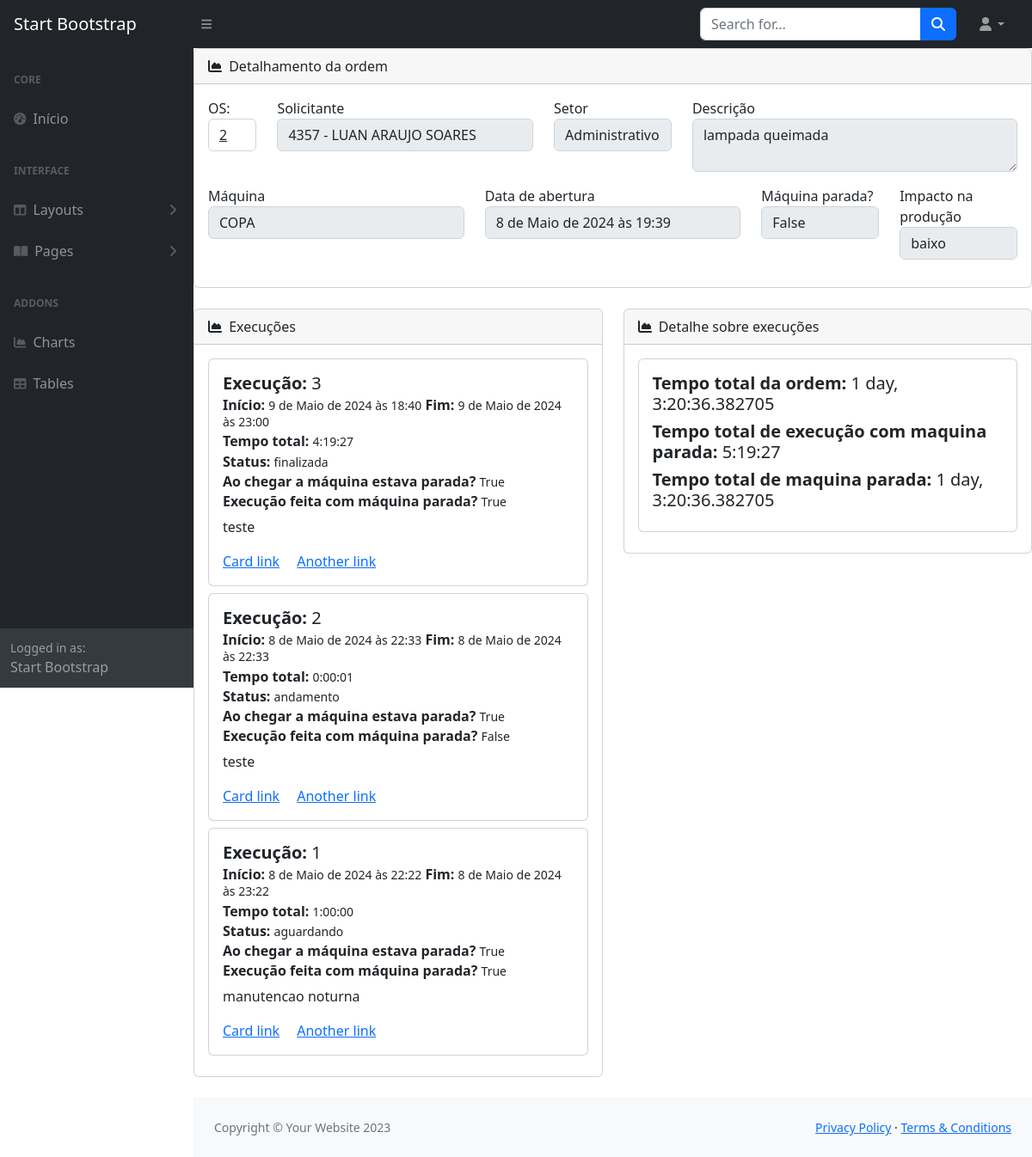
The app's page /home/show-ordem/2 with its own data.
### abertura_ordem/models.py (models this page shows)
class Ordens(models.Model):
    OPCAO_IMPACTO_PRODUCAO = (
        ('alto', 'Alto'),
        ('baixo', 'Baixo'),
        ('medio', 'Médio'),
    )
    solicitante = models.ForeignKey(Solicitantes, related_name='ordens_solicitantes', on_delete=models.DO_NOTHING)
    setor = models.ForeignKey(Setor, related_name='ordens_setor' ,on_delete=models.DO_NOTHING)
    maquina = models.ForeignKey(Maquina, related_name='ordens_maquina' ,on_delete=models.DO_NOTHING)
    local_maquina = models.CharField(max_length=200, null=True)
    setor_maquina_solda = models.ForeignKey(MaquinaSolda, related_name='ordens_maquina_solda', on_delete=models.DO_NOTHING, null=True)
    descricao = models.CharField(max_length=200)
    impacto_producao = models.CharField(max_length=20, choices=OPCAO_IMPACTO_PRODUCAO)
    maquina_parada = models.BooleanField(default=False)
    data_hora_abertura = models.DateTimeField(auto_now_add=True)
    foto = models.ImageField(upload_to='photo/', null=True)
    video = models.ImageField(upload_to='video/', null=True)

class Solicitantes(models.Model):
    nome = models.CharField(max_length=100)
    matricula = models.CharField(max_length=200)
    setor = models.ForeignKey(Setor, related_name='solicitante_setor', on_delete=models.DO_NOTHING)
    ativo = models.BooleanField(default=True)
    def __str__(self):
        return f'{self.matricula} - {self.nome}'

class Setor(models.Model):
    nome = models.CharField(max_length=100)
    def __str__(self):
        return self.nome

class Maquina(models.Model):
    nome = models.CharField(max_length=100)
    codigo = models.CharField(primary_key=True, max_length=200)
    tombamento = models.CharField(max_length=200)
    apelido = models.CharField(max_length=200)
    descricao = models.CharField(max_length=200)
    setor = models.ForeignKey(Setor, related_name='maquina_setor', on_delete=models.DO_NOTHING)
    setor_maquina_solda = models.ForeignKey(MaquinaSolda, related_name='maquina_setor_solda', on_delete=models.DO_NOTHING, blank=True, null=True)
    def __str__(self):
        return self.nome

### gerenciador_ordens/models.py (models this page shows, shortened)
class Execucao(models.Model):
    TIPO_STATUS = (
        ('execucao', 'Em execução'),
        ('andamento', 'Em andamento'),
        ('finalizada', 'Finalizada'),
        ('aguardando', 'Aguardando material'),
    )
    id_ordem = models.ForeignKey(Ordens, related_name='execucao_id_ordem', on_delete=models.DO_NOTHING)
    n_execucao = models.IntegerField(blank=True, null=True)
    tipo_manutencao = models.ForeignKey(TipoManutencao, related_name='execucao_tipo_manutencao',on_delete=models.DO_NOTHING)
    area_manutencao = models.ForeignKey(AreaManutencao, related_name='execucao_area_manutencao',on_delete=models.DO_NOTHING)
    data_hora_inicio = models.DateTimeField()
    data_hora_fim = models.DateTimeField()
    operadores = models.ManyToManyField(Operador, related_name='execucao_operador')
    obs_manutencao = models.CharField(max_length=200, blank=True, null=True)
    status = models.CharField(max_length=20, choices=TIPO_STATUS)
    maquina_parada = models.BooleanField(default=False) #ao chegar a máquina estava parada?
    exec_maq_parada = models.BooleanField(default=False) #execução feita com máquina parada?
    class Meta:
        unique_together = ('id_ordem', 'n_execucao')

### gerenciador_ordens/views.py (the view)
# urls.py: path('show-ordem/<int:pk>', views.ordem_detalhe, name='detalhe-ordem'),
def ordem_detalhe(request, pk):
    ordem = get_object_or_404(Ordens, pk=pk)
    execucoes = Execucao.objects.filter(id_ordem_id=pk).order_by('-n_execucao')
    ultima_execucao = Execucao.objects.filter(id_ordem_id=pk).last()
    primeira_execucao = Execucao.objects.filter(id_ordem_id=pk).first()
    for execucao in execucoes:
        execucao.tempo_total = execucao.data_hora_fim - execucao.data_hora_inicio
    data_abertura_ordem = ordem.data_hora_abertura
    if ultima_execucao.status == 'finalizada':
        data_ultima_execucao = ultima_execucao.data_hora_fim
        tempo_total_ordem_aberta =  data_ultima_execucao - data_abertura_ordem
    else:
        tempo_total_ordem_aberta = timezone.now() - data_abertura_ordem
    tempo_total_exec_maq_parada = (
        Execucao.objects
        .filter(id_ordem_id=pk, exec_maq_parada=1)
        .annotate(diferenca_tempo=ExpressionWrapper(
            F('data_hora_fim') - F('data_hora_inicio'),
            output_field=DurationField()
        ))
        .aggregate(tempo_total=Sum('diferenca_tempo'))
    )
    if primeira_execucao.maquina_parada:
        tempo_total_maq_parada = ultima_execucao.data_hora_fim - data_abertura_ordem
    else:
        tempo_total_maq_parada = '00:00:00'
    return render(request, 'ordens/detail_ordem.html', {
        'ordem': ordem,
        'execucoes': execucoes,
        'ultima_execucao': ultima_execucao,
        'tempo_total_ordem_aberta': tempo_total_ordem_aberta,
        'tempo_total_exec_maq_parada': tempo_total_exec_maq_parada,
        'tempo_total_maq_parada': tempo_total_maq_parada
    })

### gerenciador_ordens/templates/ordens/detail_ordem.html (shortened to what this page needs)
{% extends 'core/base.html' %}
{% block content %}
<div class="row">
    <div class="col-xl-12">
        <div class="card mb-4">
            <div class="card-header">
                <div class="row align-items-center">
                    <div class="col">
                        <i class="fas fa-chart-area me-1"></i>
                        Detalhamento da ordem
                    </div>
                </div>
            </div>
            <div class="card-body">
                <div class="row mb-3">
                    <div class="col-sm-1">
                        <label for="solicitanteOrdem">OS:</label>
                        <a class="form-control" href="{% url 'executar-ordem' ordem.id %}">{{ordem.id}}</a>
                    </div>
                    <div class="col-sm-4">
                        <label for="solicitanteOrdem">Solicitante</label>
                        <input id="solicitanteOrdem" class="form-control" type="text" value="{{ ordem.solicitante }}" disabled>
                    </div>
                    <div class="col-sm-2">
                        <label for="solicitanteOrdem">Setor</label>
                        <input id="solicitanteOrdem" class="form-control" type="text" value="{{ ordem.setor }}" disabled>
                    </div>
                    <div class="col-sm-5">
                        <label for="solicitanteOrdem">Descrição</label>
                        <textarea class="form-control" name="solicitanteOrdem" id="solicitanteOrdem" disabled>{{ ordem.descricao }}</textarea>
                    </div>
                </div>
                <div class="row mb-3">
                    <div class="col-sm-4">
                        <label for="solicitanteOrdem">Máquina</label>
                        <input id="solicitanteOrdem" class="form-control" type="text" value="{{ ordem.maquina }}" disabled>
                    </div>
                    <div class="col-sm-4">
                        <label for="solicitanteOrdem">Data de abertura</label>
                        <input id="solicitanteOrdem" class="form-control" type="text" value="{{ ordem.data_hora_abertura }}" disabled>
                    </div>
                    <div class="col-sm-2">
                        <label for="solicitanteOrdem">Máquina parada?</label>
                        <input id="solicitanteOrdem" class="form-control" type="text" value="{{ ordem.maquina_parada }}" disabled>
                    </div>
                    <div class="col-sm-2">
                        <label for="solicitanteOrdem">Impacto na produção</label>
                        <input id="solicitanteOrdem" class="form-control" type="text" value="{{ ordem.impacto_producao }}" disabled>
                    </div>
                </div>
            </div>
        </div>
    </div>
</div>
<div class="row">
    <div class="col-xl-6">
        <div class="card mb-4">
            <div class="card-header">
                <div class="row align-items-center">
                    <div class="col">
                        <i class="fas fa-chart-area me-1"></i>
                        Execuções
                    </div>
                </div>
            </div>
            <div class="card-body">
                {% for ex in execucoes %}
                    <div class="card mb-2">
                        <div class="card-body">
                            <h5 class="card-title"><strong>Execução:</strong> {{ex.n_execucao}}</h5>
                            <h6 class="card-subtitle mb-2 text-body-secondary"><strong>Início:</strong> <small>{{ex.data_hora_inicio}}</small> <strong>Fim:</strong> <small>{{ex.data_hora_fim}}</small></h6>
                            <h6 class="card-subtitle mb-2 text-body-secondary"><strong>Tempo total:</strong> <small>{{ex.tempo_total}}</small></h6>
                            <h6 class="card-subtitle mb-2 text-body-secondary"><strong>Status:</strong> <small>{{ex.status}}</small></h6>
                            <h6 class="card-subtitle mb-2 text-body-secondary"><strong>Ao chegar a máquina estava parada?</strong> <small>{{ex.maquina_parada}}</small></h6>
                            <h6 class="card-subtitle mb-2 text-body-secondary"><strong>Execução feita com máquina parada?</strong> <small>{{ex.exec_maq_parada}}</small></h6>
                            <p class="card-text">{{ex.obs_manutencao}}</p>
                            <a href="#" class="card-link">Card link</a>
                            <a href="#" class="card-link">Another link</a>
                        </div>
                    </div>
                {% endfor %}
            </div>
        </div>
    </div>
    <div class="col-xl-6">
        <div class="card mb-4">
            <div class="card-header">
                <div class="row align-items-center">
                    <div class="col">
                        <i class="fas fa-chart-area me-1"></i>
                        Detalhe sobre execuções
                    </div>
                </div>
            </div>
            <div class="card-body">
                <div class="card mb-2">
                    <div class="card-body">
                        <h5 class="card-title"><strong>Tempo total da ordem:</strong> {{tempo_total_ordem_aberta}}</h5>
                        {% if tempo_total_exec_maq_parada.tempo_total %}
                        <h5 class="card-title"><strong>Tempo total de execução com maquina parada:</strong> {{tempo_total_exec_maq_parada.tempo_total}}</h5>
                        {% else %}
                        <h5 class="card-title"><strong>Tempo total de execução com maquina parada:</strong> 00:00:00</h5>
                        {% endif %}
                        <h5 class="card-title"><strong>Tempo total de maquina parada:</strong> {{tempo_total_maq_parada}}</h5>
                    </div>
                </div>
            </div>
        </div>
    </div>
</div>
{% endblock %}

### records on screen
Ordens: id "2", solicitante "4357 - LUAN ARAUJO SOARES", setor "Administrativo", solicitanteOrdem "lampada queimada", maquina "COPA", data_hora_abertura "8 de Maio de 2024 às 19:39", maquina_parada "False", impacto_producao "baixo"
Execucao: n_execucao "3", data_hora_inicio "9 de Maio de 2024 às 18:40", data_hora_fim "9 de Maio de 2024 às 23:00", tempo_total "4:19:27", status "finalizada", maquina_parada "True", exec_maq_parada "True", obs_manutencao "teste"
Execucao: n_execucao "2", data_hora_inicio "8 de Maio de 2024 às 22:33", data_hora_fim "8 de Maio de 2024 às 22:33", tempo_total "0:00:01", status "andamento", maquina_parada "True", exec_maq_parada "False", obs_manutencao "teste"
Execucao: n_execucao "1", data_hora_inicio "8 de Maio de 2024 às 22:22", data_hora_fim "8 de Maio de 2024 às 23:22", tempo_total "1:00:00", status "aguardando", maquina_parada "True", exec_maq_parada "True", obs_manutencao "manutencao noturna"

### other values on screen
{{ tempo_total_ordem_aberta }} "1 day, 3:20:36.382705"
{{ tempo_total_exec_maq_parada.tempo_total }} "5:19:27"
{{ tempo_total_maq_parada }} "1 day, 3:20:36.382705"
